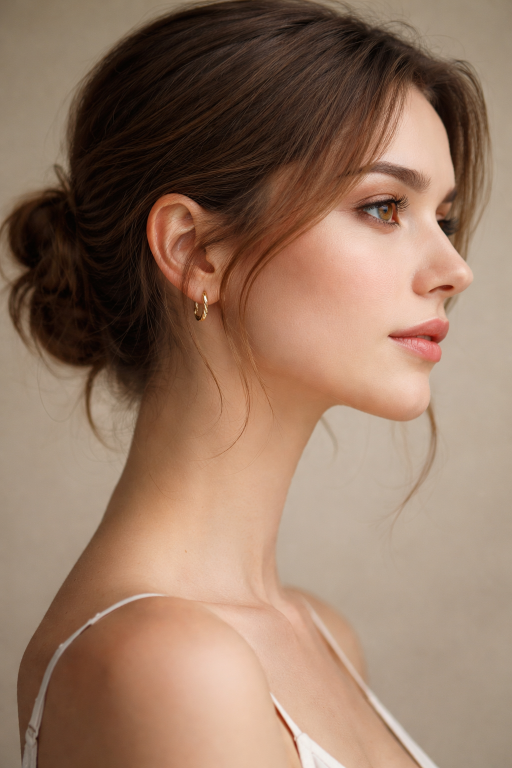
#> input picture model/test_images/anotherpic.png, 1024 x 1536 px (shown at 1/2 size)
$ jupyter execute --allow-errors sport_person_classifier_model.ipynb   (shell and % lines are left out)
#> lines starting #> are read from the running program, lines starting #| are printed output that depends on the picture
[cell 1]
import numpy as np
import cv2
import matplotlib
import matplotlib.pyplot as plt

[cell 2]
img = cv2.imread('./test_images/beautiful-ginger-woman-casual-purple-t-shirt-looks-with-pleased-delighted-expression-camera-poses-against-white-concrete-wall_273609-3734.avif')
#> (the rest of this cell did not finish here and is left out)

#> (a cell that did not finish here is left out)

#> (a cell that did not finish here is left out)

#> (a cell that did not finish here is left out)

#> (a cell that did not finish here is left out)

[cell 7]
face_cascade = cv2.CascadeClassifier('./opencv/haarcascades/haarcascade_frontalface_default.xml')
eyes_cascade = cv2.CascadeClassifier('./opencv/haarcascades/haarcascade_eye.xml')

#> (the rest of this cell did not finish here and is left out)

#> (a cell that did not finish here is left out)

[cell 9]
cv2.destroyAllWindows()
#> (the rest of this cell did not finish here and is left out)

#> (a cell that did not finish here is left out)

[cell 11]
def get_cropped_image_if_2_eyes(image_path):
    img = cv2.imread(image_path)
    if img is None:
        return None
    gray = cv2.cvtColor(img, cv2.COLOR_BGR2GRAY)
    faces = face_cascade.detectMultiScale(gray, 1.3, 5)
    for (x,y,w,h) in faces:
        roi_gray = gray[y:y+h, x:x+w]
        roi_color = img[y:y+h, x:x+w]
        eyes = eyes_cascade.detectMultiScale(roi_gray)
        if len(eyes) >= 2:
            return roi_color

[cell 12]
original_image = cv2.imread('./test_images/beautiful-ginger-woman-casual-purple-t-shirt-looks-with-pleased-delighted-expression-camera-poses-against-white-concrete-wall_273609-3734.avif')
#> (the rest of this cell did not finish here and is left out)

[cell 13]
cropped_image = get_cropped_image_if_2_eyes('./test_images/beautiful-ginger-woman-casual-purple-t-shirt-looks-with-pleased-delighted-expression-camera-poses-against-white-concrete-wall_273609-3734.avif')
#> (the rest of this cell did not finish here and is left out)

[cell 14]
org_image_obstructed = cv2.imread('./test_images/anotherpic.png')
#> org_image_obstructed is the input picture: shape (1536, 1024, 3); mean B, G, R 98.9, 118.8, 148.4
plt.imshow(org_image_obstructed)

[cell 15]
cropped_image_obstructed = get_cropped_image_if_2_eyes('./test_images/anotherpic.png')
#> call 2 of get_cropped_image_if_2_eyes, with image_path = './test_images/anotherpic.png'
#> in get_cropped_image_if_2_eyes (call 2), `gray = cv2.cvtColor(img, cv2.COLOR_BGR2GRAY)`:
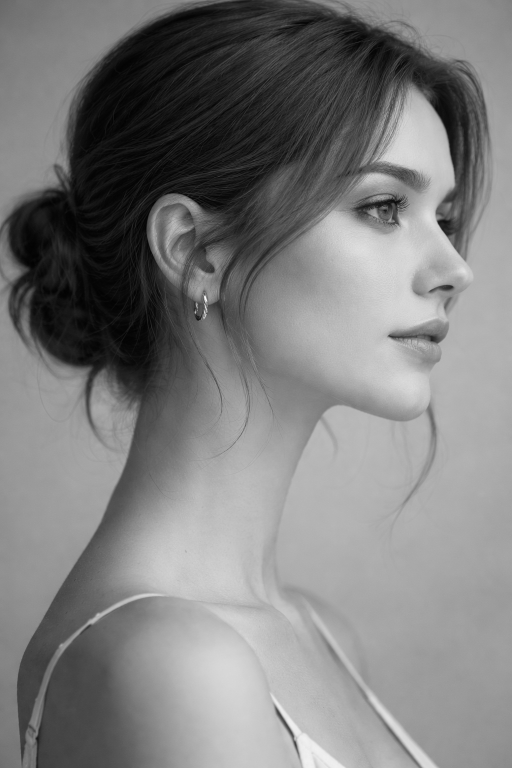
#> gray: shape (1536, 1024) (shown at 1/2 size); min 1, max 254, mean 125.4
#> in get_cropped_image_if_2_eyes (call 2), `faces = face_cascade.detectMultiScale(gray, 1.3, 5)`: faces = ()
cropped_image_obstructed

[cell 16]
path_to_data = './dataset/'
path_to_cr_data = "./dataset/cropped/"

[cell 17]
import os
img_dirs = []
for entry in os.scandir(path_to_data):
    if entry.is_dir():
        img_dirs.append(entry.name)

[cell 18]
img_dirs

[cell 19]
import shutil
if os.path.exists(path_to_cr_data):
    shutil.rmtree(path_to_cr_data)
os.mkdir(path_to_cr_data)

[cell 20]
#After running this cell, it requires a manual cleanup of the cropped images

cropped_image_dirs = []
celebrity_file_names_dict = {}

for img_dir in img_dirs:
    if img_dir == 'cropped':
        continue
    count = 1
    img_dir_path = os.path.join(path_to_data, img_dir)
    celebrity_name = os.path.basename(img_dir_path)
    celebrity_file_names_dict.setdefault(celebrity_name, [])
    print(celebrity_name)

    for entry in os.scandir(img_dir_path):
        roi_color = get_cropped_image_if_2_eyes(entry.path)
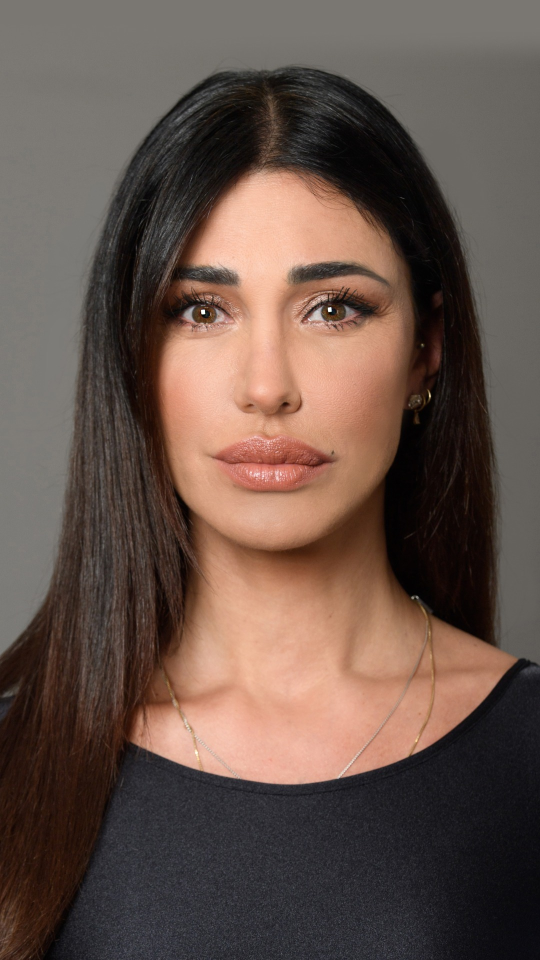
#> input picture model/dataset/belen_rodriguez/imgi_140_MV5BMWRiZGYzOWYtYWExMi00MWUxLTk0MTQtMzdjY2M1Yjc5NTczXkEyXkFqcGc@._V1_.jpg, 1080 x 1920 px (shown at 1/2 size)
#> in get_cropped_image_if_2_eyes, img is the input picture: shape (1920, 1080, 3); mean B, G, R 73.9, 82.6, 101.5
#> in get_cropped_image_if_2_eyes (call 3), `gray = cv2.cvtColor(img, cv2.COLOR_BGR2GRAY)`:
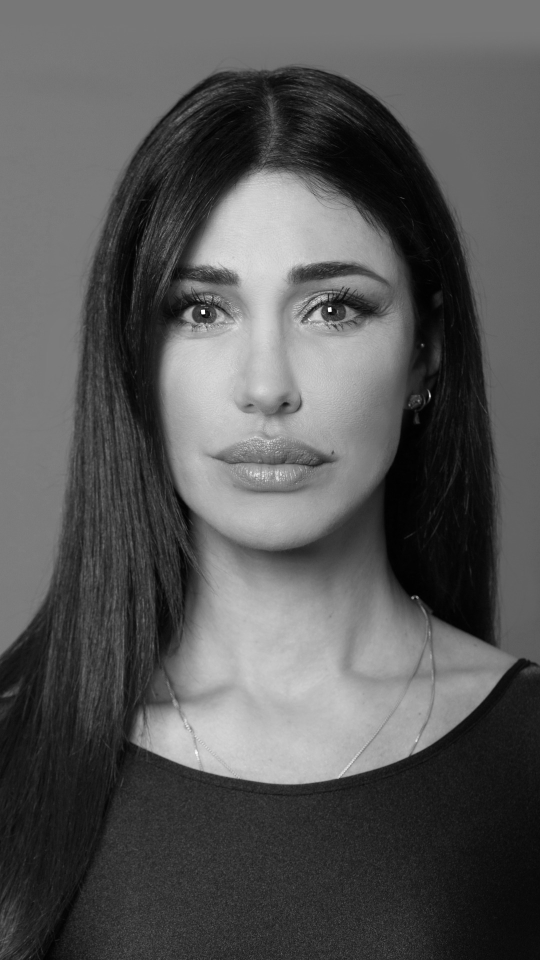
#> gray: shape (1920, 1080) (shown at 1/2 size); min 0, max 255, mean 87.2
#> in get_cropped_image_if_2_eyes (call 3), `faces = face_cascade.detectMultiScale(gray, 1.3, 5)`: faces = [[229, 371, 640, 640]]
#> the loop in get_cropped_image_if_2_eyes, `for (x,y,w,h) in faces:` made 1 pass
#> pass 1, in get_cropped_image_if_2_eyes (call 3), `roi_gray = gray[y:y+h, x:x+w]`:
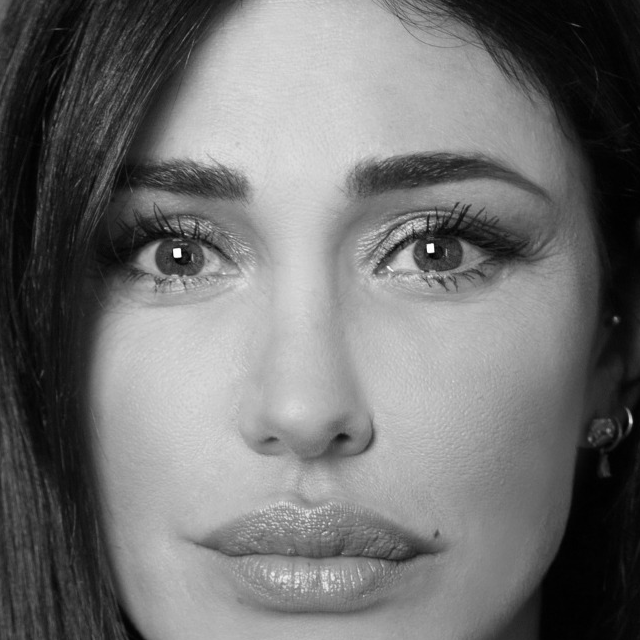
#> roi_gray: shape (640, 640); min 0, max 255, mean 112.9
#> pass 1, in get_cropped_image_if_2_eyes (call 3), `roi_color = img[y:y+h, x:x+w]`:
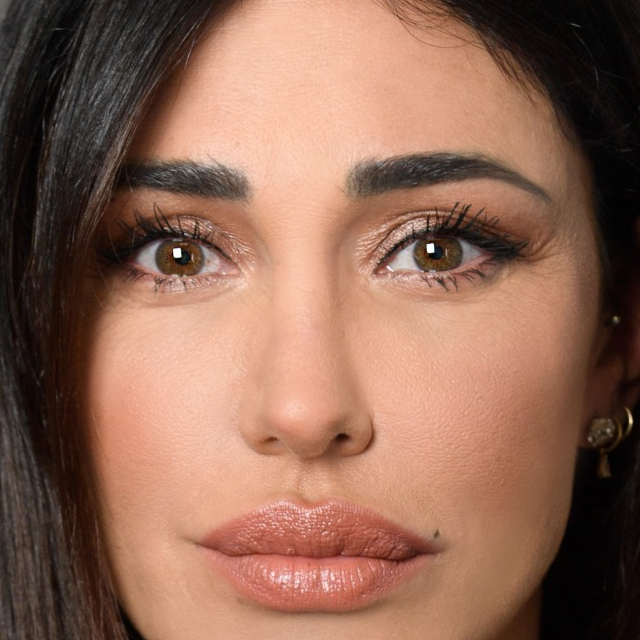
#> roi_color: shape (640, 640, 3); mean B, G, R 84.9, 103.1, 142.7
        if roi_color is not None:
            cropped_folder = os.path.join(path_to_cr_data, celebrity_name)
            if not os.path.exists(cropped_folder):
                os.makedirs(cropped_folder)
                cropped_image_dirs.append(cropped_folder)
                print("Generating cropped images in folder: ", cropped_folder)

            cropped_file_name = celebrity_name + str(count) + ".png"
            cropped_file_path = os.path.join(cropped_folder, cropped_file_name)

            saved = cv2.imwrite(cropped_file_path, roi_color)
            if saved:
                celebrity_file_names_dict[celebrity_name].append(cropped_file_name)
            else:
                print("Failed to write:", cropped_file_path)
            count += 1

# Feature Engineering

[cell 21]
#checkpoint
import os

path_to_cr_data = "./dataset/cropped/"
#> path_to_cr_data = './dataset/cropped/'
celebrity_file_names_dict = {}

for entry in os.scandir(path_to_cr_data):
    if entry.is_dir():
        files = [
            f.name for f in os.scandir(entry.path)
            if f.is_file() and f.name.lower().endswith((".png", ".jpg", ".jpeg"))
        ]
        celebrity_file_names_dict[entry.name] = sorted(files)

celebrity_file_names_dict

[cell 22]
import numpy as np
import pywt
import cv2

def w2d(img, mode='haar', level=1):
    if img is None:
        return None

    imArray = img
    # convert to grayscale if needed (OpenCV loads BGR)
    if len(imArray.shape) == 3:
        imArray = cv2.cvtColor(imArray, cv2.COLOR_BGR2GRAY)

    # convert to float in [0, 1]
    imArray = np.float32(imArray) / 255.0

    # compute wavelet coefficients
    coeffs = pywt.wavedec2(imArray, mode, level=level)

    # zero out approximation coefficients
    coeffs_H = list(coeffs)
    coeffs_H[0] *= 0

    # reconstruct image from detail coefficients
    imArray_H = pywt.waverec2(coeffs_H, mode)
    imArray_H = np.clip(imArray_H, 0, 1)
    imArray_H = np.uint8(imArray_H * 255)

    return imArray_H

[cell 23]
im_har = w2d(cropped_image, 'db1', 5)
#> (the rest of this cell did not finish here and is left out)

[cell 24]
celebrity_file_names_dict

[cell 25]
class_dict = {}
count = 0
for celebrity_name in celebrity_file_names_dict.keys():
    class_dict[celebrity_name] = count
    count = count + 1
class_dict
